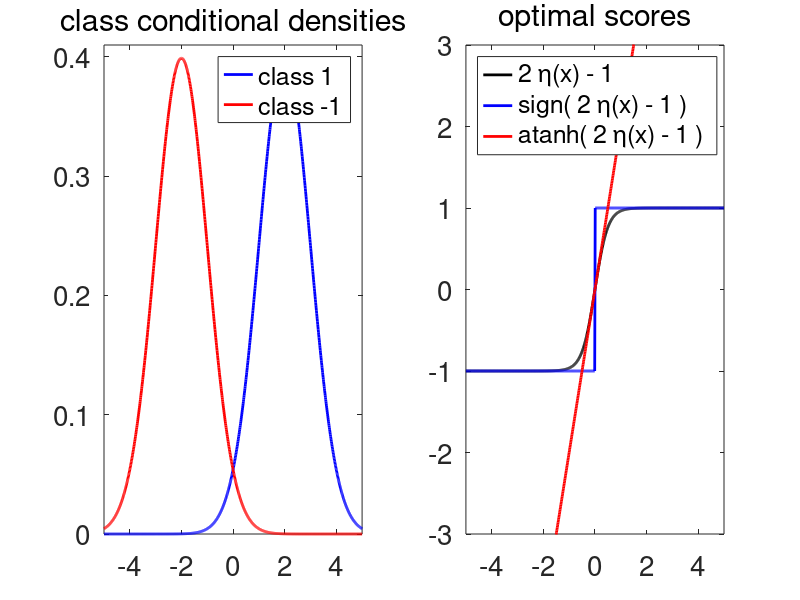

MATLAB code for this plot:
try
    ccc=openfig('plot_binary_classification_scores.fig');
catch
    disp('missing figure file')
end


x = -5:.01:5;

mu1 = 2;
sigma1 = 1;
pdf1 = 1/sqrt(2*pi)/sigma1 * exp( - (x-mu1).^2 / 2 / sigma1^2);
mu2 = -2;
sigma2 = 1;
pdf2 = 1/sqrt(2*pi)/sigma2 * exp( - (x-mu2).^2 / 2 / sigma2^2);

subplot(1,2,1);
plot(x,pdf1,'b','linewidth',2)
hold on
plot(x,pdf2,'r','linewidth',2);
hold off
set(gca,'fontsize',20)
legend('class 1','class -1');
title('class conditional densities','FontWeight','normal')
axis([-5 5 0 .41])

subplot(1,2,2)
eta = pdf1 ./ (pdf1 + pdf2);
plot(x,2*eta-1,'k','linewidth',2)
hold on;
plot(x,sign(2*eta-1),'b','linewidth',2)
plot(x,atanh(2*eta-1),'r','linewidth',2)
hold off
set(gca,'fontsize',20)
legend('2 \eta(x) - 1','sign( 2 \eta(x) - 1 )','atanh( 2 \eta(x) - 1 )','location','NorthWest');
title('optimal scores','FontWeight','normal')
axis([-5 5 -3  3])


try
    print('-depsc', 'plot_binary_classification_scores.eps');
    close(ccc)
catch
    disp('missing figure file')
end



